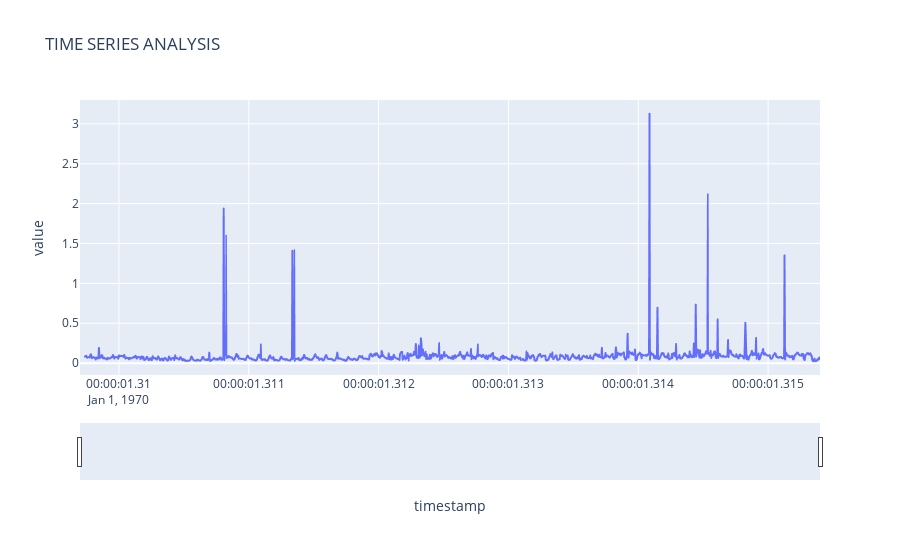

Source (notebook cell):
### Code cell
fig = px.line(df.reset_index(), x = 'timestamp', y = 'value', title = 'TIME SERIES ANALYSIS')
              
fig.update_xaxes(rangeslider_visible = True,)
fig.show()

### Figure 1 — Plotly figure (JSON) as saved in the notebook; plotly's stock layout.template omitted (floating-point values rounded to 4 significant figures; data arrays with more than 128 entries replaced by an {"elided": "..."} marker saying what was removed)
{"data": [{"hovertemplate": "timestamp=%{x}<br>value=%{y}<extra></extra>", "legendgroup": "", "line": {"color": "#636efa", "dash": "solid"}, "mode": "lines", "name": "", "showlegend": false, "type": "scattergl", "x": {"elided": "1571 str values"}, "xaxis": "x", "y": {"elided": "1571 float values"}, "yaxis": "y"}], "layout": {"legend": {"tracegroupgap": 0}, "title": {"text": "TIME SERIES ANALYSIS"}, "xaxis": {"anchor": "y", "domain": [0, 1], "rangeslider": {"visible": true}, "title": {"text": "timestamp"}}, "yaxis": {"anchor": "x", "domain": [0, 1], "title": {"text": "value"}}}}
